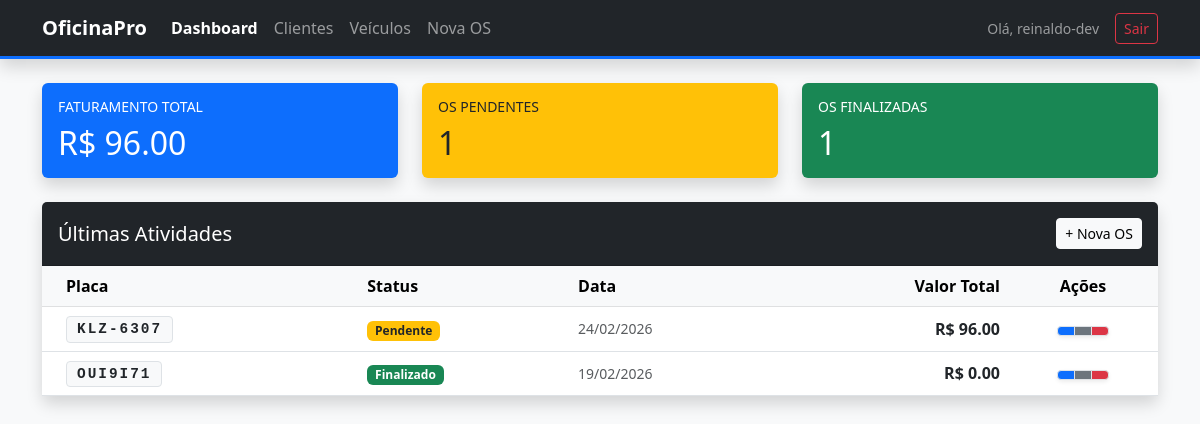
The app's page /oficina/ (signed in) with its own data.
### gestao/models.py (models this page shows, shortened)
class OrdemServico(models.Model):
    STATUS_CHOICES = [
        ("P", "Pendente"),
        ("A", "Aprovado"),
        ("F", "Finalizado"),
        ("C", "Cancelado"),  # Adicionei Cancelado para maior controle
    ]
    veiculo = models.ForeignKey(Veiculo, on_delete=models.CASCADE)
    mecanico = models.ForeignKey(User, on_delete=models.PROTECT)
    data_criacao = models.DateTimeField(auto_now_add=True)
    status = models.CharField(max_length=1, choices=STATUS_CHOICES,
                              default="P")
    observacoes = models.TextField(blank=True)
    @property
    def total_geral(self):
        return sum(item.valor_total for item in self.itens.all())

class Veiculo(models.Model):
    cliente = models.ForeignKey(
        Cliente, on_delete=models.CASCADE,
        related_name="veiculos"
    )
    placa = models.CharField(max_length=7, unique=True)
    modelo = models.CharField(max_length=50)
    marca = models.CharField(max_length=50)

class ItemOrdemServico(models.Model):
    ordem_servico = models.ForeignKey(
        OrdemServico, on_delete=models.CASCADE, related_name="itens"
    )
    descricao = models.CharField(max_length=200)
    quantidade = models.DecimalField(max_digits=10, decimal_places=2,
                                     default=1)
    valor_unitario = models.DecimalField(max_digits=10, decimal_places=2)
    @property
    def valor_total(self):
        return self.quantidade * self.valor_unitario

### gestao/views.py (the view)
# urls.py: path("", views.dashboard, name="dashboard"),
@login_required
def dashboard(request):
    resumo_status = OrdemServico.objects.values(
        "status").annotate(total=Count("id"))
    todas_os = OrdemServico.objects.all()
    valor_total = sum(os.total_geral for os in todas_os)
    ultimas_os = todas_os.order_by("-data_criacao")[:5]
    return render(
        request,
        "gestao/dashboard.html",
        {
            "ultimas_os": ultimas_os,
            "resumo": resumo_status,
            "valor_total": valor_total,  # Agora a variável vai com valor real!
        },
    )

### gestao/templates/gestao/dashboard.html (shortened to what this page needs)
{% extends 'gestao/base.html' %}
{% block content %}
<div class="row mb-4">
    <div class="col-md-4">
        <div class="card bg-primary text-white shadow">
            <div class="card-body">
                <h6 class="text-uppercase small">Faturamento Total</h6>
                <h2 class="mb-0">R$ {{ valor_total|floatformat:2 }}</h2>
            </div>
        </div>
    </div>
    <div class="col-md-4">
        <div class="card bg-warning text-dark shadow border-0">
            <div class="card-body">
                <h6 class="text-uppercase small">OS Pendentes</h6>
                <h2 class="mb-0">
                    {% for item in resumo %}{% if item.status == 'P' %}{{ item.total }}{% endif %}{% empty %}0{% endfor %}
                </h2>
            </div>
        </div>
    </div>
    <div class="col-md-4">
        <div class="card bg-success text-white shadow border-0">
            <div class="card-body">
                <h6 class="text-uppercase small">OS Finalizadas</h6>
                <h2 class="mb-0">
                    {% for item in resumo %}{% if item.status == 'F' %}{{ item.total }}{% endif %}{% endfor %}
                </h2>
            </div>
        </div>
    </div>
</div>
<div class="card shadow border-0">
    <div class="card-header bg-dark text-white d-flex justify-content-between align-items-center py-3">
        <h5 class="mb-0">Últimas Atividades</h5>
        <a href="{% url 'nova_os' %}" class="btn btn-sm btn-light">+ Nova OS</a>
    </div>
    <div class="card-body p-0"> <div class="table-responsive">
            <table class="table table-hover align-middle mb-0">
                <thead class="table-light">
                    <tr>
                        <th class="ps-4">Placa</th>
                        <th>Status</th>
                        <th>Data</th>
                        <th class="text-end">Valor Total</th>
                        <th class="text-center" style="width: 150px;">Ações</th>
                    </tr>
                </thead>
                <tbody>
                    {% for os in ultimas_os %}
                    <tr>
                        <td class="ps-4">
                            <span class="badge bg-light text-dark border font-monospace" style="font-size: 0.9rem;">
                                {{ os.veiculo.placa|upper }}
                            </span>
                        </td>
                        <td>
                            <span class="badge {% if os.status == 'P' %}bg-warning text-dark{% elif os.status == 'F' %}bg-success{% else %}bg-primary{% endif %}">
                                {{ os.get_status_display }}
                            </span>
                        </td>
                        <td class="text-muted small">{{ os.data_criacao|date:"d/m/Y" }}</td>
                        <td class="text-end fw-bold text-dark">
                            R$ {{ os.total_geral|floatformat:2 }}
                        </td>
                        <td class="text-center">
                            <div class="btn-group shadow-sm">
                                <a href="{% url 'detalhe_os' os.id %}" class="btn btn-sm btn-primary border" title="Visualizar">
                                </a>
                                <a href="{% url 'editar_os' os.id %}" class="btn btn-sm btn-secondary border" title="Editar">
                                </a>
                                <a href="{% url 'excluir_os' os.id %}" class="btn btn-sm btn-danger border" title="Excluir">
                                </a>
                            </div>
                        </td>
                    </tr>
                    {% empty %}
                    <tr>
                        <td colspan="5" class="text-center py-4 text-muted">Nenhuma ordem de serviço encontrada.</td>
                    </tr>
                    {% endfor %}
                </tbody>
            </table>
        </div>
    </div>
</div>
{% endblock %}

### gestao/templates/gestao/base.html (shortened to what this page needs)
{% load static %}
<!DOCTYPE html>
<html lang="pt-br">
<head>
    <link href="https://cdn.jsdelivr.net/npm/bootstrap@5.3.0/dist/css/bootstrap.min.css" rel="stylesheet">
    <link rel="stylesheet" href="{% static 'gestao/css/style.css' %}">
</head>
<body class="bg-light">
    <nav class="navbar navbar-expand-lg navbar-dark bg-dark shadow mb-4">
        <div class="container">
            <a class="navbar-brand fw-bold" href="{% url 'dashboard' %}">
                 OficinaPro
            </a>
            <div class="collapse navbar-collapse" id="navbarNav">
                <ul class="navbar-nav me-auto">
                    <li class="nav-item">
                        <a class="nav-link {% if request.resolver_match.url_name == 'dashboard' %}active fw-bold text-white{% endif %}"
                            href="{% url 'dashboard' %}">
                             Dashboard
                        </a>
                    </li>
                    <li class="nav-item">
                        <a class="nav-link {% if 'cliente' in request.resolver_match.url_name %}active fw-bold text-white{% endif %}"
                            href="{% url 'lista_clientes' %}">
                             Clientes
                        </a>
                    </li>
                    <li class="nav-item">
                        <a class="nav-link {% if 'veiculo' in request.resolver_match.url_name %}active fw-bold text-white{% endif %}"
                            href="{% url 'lista_veiculos' %}">
                             Veículos
                        </a>
                    </li>
                    <li class="nav-item">
                        <a class="nav-link {% if 'os' in request.resolver_match.url_name %}active fw-bold text-white{% endif %}"
                            href="{% url 'nova_os' %}">
                             Nova OS
                        </a>
                    </li>
                </ul>
                <div class="d-flex align-items-center">
                    <span class="navbar-text me-3 small">
                         Olá, {{ user.username }}
                    </span>
                    <form action="{% url 'logout' %}" method="post" class="d-inline">
                        <button type="submit" class="btn btn-sm btn-outline-danger">
                             Sair
                        </button>
                    </form>
                </div>
            </div>
        </div>
        </nav>
    <div class="container">
        {% block content %}
        {% endblock %}
    </div>
</body>
</html>

### gestao/static/gestao/css/style.css (style rules this page uses)
body { background-color: #f8f9fa; }
.navbar { border-bottom: 3px solid #0d6efd; }
.nav-link { transition: all 0.3s ease; }
.font-monospace { letter-spacing: 2px; padding: 5px 10px; border-radius: 4px; }
.card { border: none; transition: transform 0.2s; }

### records on screen
OrdemServico: veiculo.placa "KLZ-6307", status "Pendente", data_criacao "24/02/2026", total_geral "96.00"
OrdemServico: veiculo.placa "OUI9I71", status "Finalizado", data_criacao "19/02/2026", total_geral "0.00"

### other values on screen
{{ user.username }} "reinaldo-dev"
{{ valor_total|floatformat:2 }} "96.00"
{{ item.total }} "1"
